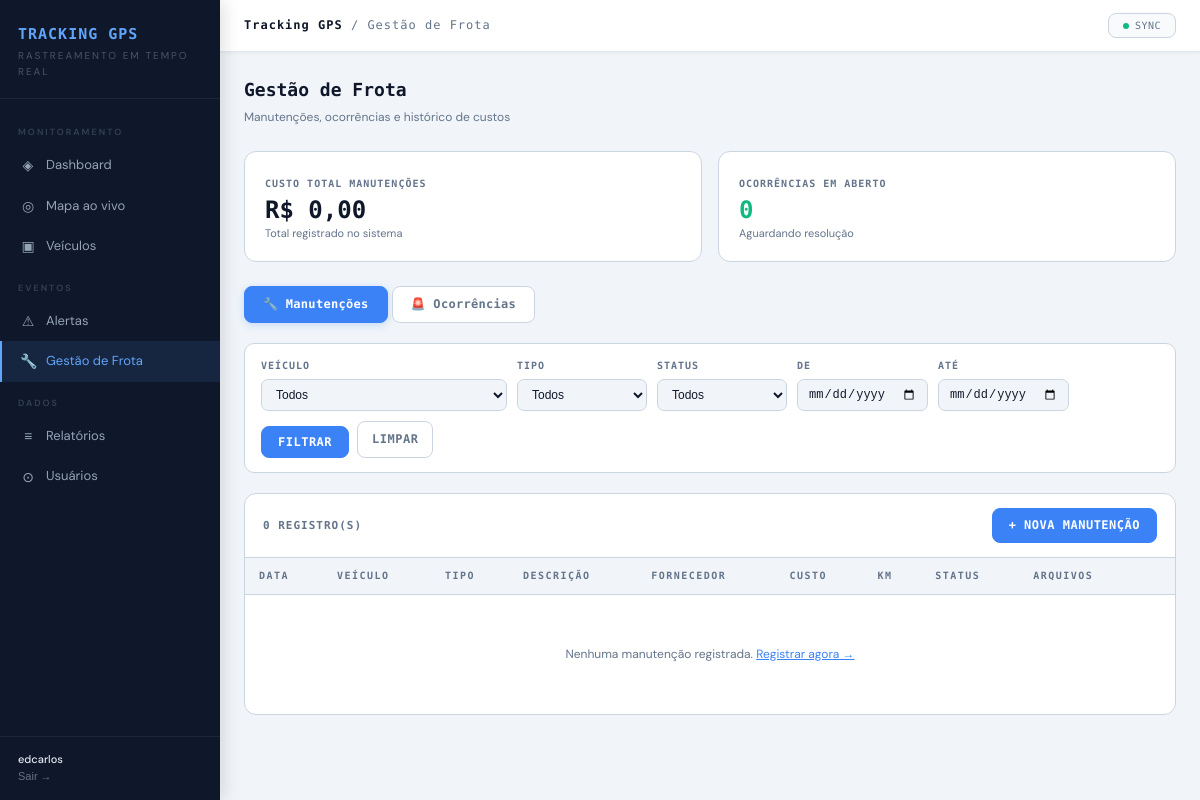
Page /frota/ (signed in) on the earlier database version.
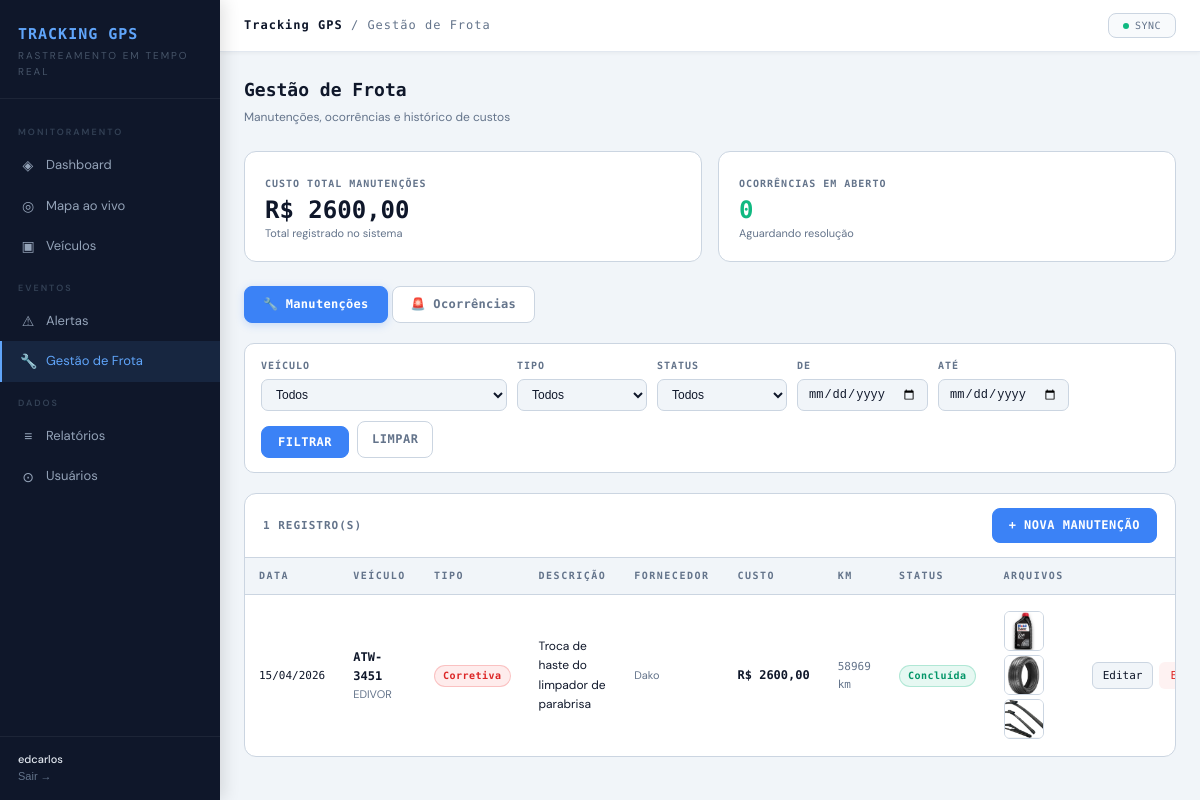
Same page on the later database version.
### core/models.py (models this page shows, shortened)
class Manutencao(models.Model):
    TIPO_CHOICES = [
        ('preventiva', 'Preventiva'),
        ('corretiva',  'Corretiva'),
        ('revisao',    'Revisão'),
        ('pneu',       'Pneu / Borracharia'),
        ('funilaria',  'Funilaria / Pintura'),
        ('eletrica',   'Elétrica'),
        ('outros',     'Outros'),
    ]
    STATUS_CHOICES = [
        ('agendada',      'Agendada'),
        ('em_andamento',  'Em andamento'),
        ('concluida',     'Concluída'),
    ]
    vehicle          = models.ForeignKey(Vehicle, on_delete=models.CASCADE, related_name='manutencoes')
    tipo             = models.CharField(max_length=20, choices=TIPO_CHOICES, default='preventiva')
    descricao        = models.CharField(max_length=200)
    data_manutencao  = models.DateField()
    custo            = models.DecimalField(max_digits=10, decimal_places=2, null=True, blank=True)
    km_na_manutencao = models.IntegerField(null=True, blank=True)
    fornecedor       = models.CharField(max_length=100, blank=True)
    status           = models.CharField(max_length=15, choices=STATUS_CHOICES, default='concluida')
    observacoes      = models.TextField(blank=True)
    criado_em        = models.DateTimeField(auto_now_add=True)
    atualizado_em    = models.DateTimeField(auto_now=True)
    class Meta:
        verbose_name = 'Manutenção'
        verbose_name_plural = 'Manutenções'
        ordering = ['-data_manutencao']

class Vehicle(models.Model):
    api_id          = models.CharField(max_length=20, unique=True, verbose_name="ID API")
    api_client_id   = models.CharField(max_length=20, blank=True)
    placa           = models.CharField(max_length=20, blank=True, verbose_name="Placa")
    tag             = models.CharField(max_length=50, blank=True, verbose_name="Tag")
    descricao       = models.CharField(max_length=200, blank=True, verbose_name="Descrição")
    chassi          = models.CharField(max_length=50, blank=True)
    ano             = models.CharField(max_length=10, blank=True)
    cor             = models.CharField(max_length=50, blank=True)
    tipo            = models.CharField(max_length=10, blank=True)
    fabricante      = models.CharField(max_length=10, blank=True)
    modelo          = models.CharField(max_length=100, blank=True)
    combustivel     = models.CharField(max_length=10, blank=True)
    consumo         = models.CharField(max_length=20, blank=True)
    velocidade_limite = models.CharField(max_length=20, blank=True)
    odometro        = models.CharField(max_length=20, blank=True)
    equipamento     = models.CharField(max_length=100, blank=True, null=True)
    latitude        = models.FloatField(null=True, blank=True)
    longitude       = models.FloatField(null=True, blank=True)
    velocidade_atual = models.FloatField(null=True, blank=True)
    ignicao         = models.BooleanField(null=True, blank=True)
    direcao         = models.FloatField(null=True, blank=True, verbose_name="Direção (graus)")
    ultima_posicao  = models.DateTimeField(null=True, blank=True)
    foto            = models.ImageField(upload_to='veiculos/', null=True, blank=True, verbose_name="Foto")
    km_base         = models.FloatField(null=True, blank=True, verbose_name="KM Base (odômetro manual)")
    km_percorrido_hoje = models.FloatField(default=0.0, verbose_name="KM percorrido hoje")
    km_dia_data     = models.DateField(null=True, blank=True, verbose_name="Data referência km diário")
    ativo           = models.BooleanField(default=True)
    criado_em       = models.DateTimeField(auto_now_add=True)
    atualizado_em   = models.DateTimeField(auto_now=True)
    class Meta:
        verbose_name = "Veículo"
        verbose_name_plural = "Veículos"
        ordering = ['placa']

class ManutencaoArquivo(models.Model):
    manutencao    = models.ForeignKey(Manutencao, on_delete=models.CASCADE, related_name='arquivos')
    arquivo       = models.FileField(upload_to='manutencoes/')
    nome_original = models.CharField(max_length=255, blank=True)
    criado_em     = models.DateTimeField(auto_now_add=True)
    class Meta:
        verbose_name = 'Arquivo de Manutenção'
        ordering = ['criado_em']
    @property
    def extensao(self):
        name = self.nome_original or self.arquivo.name
        return name.rsplit('.', 1)[-1].lower() if '.' in name else ''
    @property
    def eh_imagem(self):
        return self.extensao in ('jpg', 'jpeg', 'png', 'webp', 'gif')

### core/views.py (the view)
# urls.py: path('frota/',                              views.frota,                      name='frota'),
@login_required
def frota(request):
    aba = request.GET.get('aba', 'manutencao')
    veiculos = Vehicle.objects.filter(ativo=True).order_by('placa')
    veiculo_id = request.GET.get('veiculo', '')
    data_ini   = request.GET.get('data_ini', '')
    data_fim   = request.GET.get('data_fim', '')
    from datetime import datetime as _dt
    def parse_date(s, end=False):
        try:
            d = _dt.strptime(s.strip(), '%Y-%m-%d')
            if end: d = d.replace(hour=23, minute=59, second=59)
            return timezone.make_aware(d)
        except Exception:
            return None
    dt_ini = parse_date(data_ini)
    dt_fim = parse_date(data_fim, end=True)
    man_qs = Manutencao.objects.select_related('vehicle').prefetch_related('arquivos')
    if veiculo_id: man_qs = man_qs.filter(vehicle_id=veiculo_id)
    tipo_man = request.GET.get('tipo_man', '')
    status_man = request.GET.get('status_man', '')
    if tipo_man:   man_qs = man_qs.filter(tipo=tipo_man)
    if status_man: man_qs = man_qs.filter(status=status_man)
    if dt_ini: man_qs = man_qs.filter(data_manutencao__gte=dt_ini.date())
    if dt_fim: man_qs = man_qs.filter(data_manutencao__lte=dt_fim.date())
    manutencoes = man_qs[:100]
    oco_qs = Ocorrencia.objects.select_related('vehicle').prefetch_related('arquivos')
    if veiculo_id: oco_qs = oco_qs.filter(vehicle_id=veiculo_id)
    tipo_oco = request.GET.get('tipo_oco', '')
    status_oco = request.GET.get('status_oco', '')
    gravidade_oco = request.GET.get('gravidade_oco', '')
    if tipo_oco:     oco_qs = oco_qs.filter(tipo=tipo_oco)
    if status_oco:   oco_qs = oco_qs.filter(status=status_oco)
    if gravidade_oco: oco_qs = oco_qs.filter(gravidade=gravidade_oco)
    if dt_ini: oco_qs = oco_qs.filter(data_ocorrencia__gte=dt_ini.date())
    if dt_fim: oco_qs = oco_qs.filter(data_ocorrencia__lte=dt_fim.date())
    ocorrencias = oco_qs[:100]
    from django.db.models import Sum, Count
    total_custo_man = Manutencao.objects.aggregate(t=Sum('custo'))['t'] or 0
    total_ocorrencias_abertas = Ocorrencia.objects.filter(status='aberta').count()
    return render(request, 'core/frota.html', {
        'aba': aba, 'veiculos': veiculos,
        'veiculo_id': veiculo_id, 'data_ini': data_ini, 'data_fim': data_fim,
        'manutencoes': manutencoes, 'tipo_man': tipo_man, 'status_man': status_man,
        'ocorrencias': ocorrencias, 'tipo_oco': tipo_oco, 'status_oco': status_oco, 'gravidade_oco': gravidade_oco,
        'total_custo_man': total_custo_man,
        'total_ocorrencias_abertas': total_ocorrencias_abertas,
    })

### core/templates/core/frota.html (shortened to what this page needs)
{% extends 'core/base.html' %}
{% block topbar_title %}<span>Tracking GPS</span> / Gestão de Frota{% endblock %}
{% block content %}
<div class="page-header">
  <div>
    <div class="page-title">Gestão de Frota</div>
    <div class="page-sub">Manutenções, ocorrências e histórico de custos</div>
  </div>
</div>
<div class="kpi-row">
  <div class="kpi-box">
    <div class="kpi-label">Custo total manutenções</div>
    <div class="kpi-value">R$ {{ total_custo_man|floatformat:2 }}</div>
    <div class="kpi-sub">Total registrado no sistema</div>
  </div>
  <div class="kpi-box">
    <div class="kpi-label">Ocorrências em aberto</div>
    <div class="kpi-value" style="color:{% if total_ocorrencias_abertas > 0 %}var(--red){% else %}var(--green){% endif %}">{{ total_ocorrencias_abertas }}</div>
    <div class="kpi-sub">Aguardando resolução</div>
  </div>
</div>
<div class="tabs">
  <a href="?aba=manutencao"  class="tab-btn {% if aba == 'manutencao'  %}active{% endif %}">🔧 Manutenções</a>
  <a href="?aba=ocorrencias" class="tab-btn {% if aba == 'ocorrencias' %}active{% endif %}">🚨 Ocorrências</a>
</div>
{% if aba == 'manutencao' %}
<form method="get">
  <div class="filter-bar">
    <div class="filter-group">
      <span class="filter-label">Veículo</span>
      <select name="veiculo">
        <option value="">Todos</option>
      </select>
    </div>
    <div class="filter-group">
      <span class="filter-label">Tipo</span>
      <select name="tipo_man">
        <option value="">Todos</option>
      </select>
    </div>
    <div class="filter-group">
      <span class="filter-label">Status</span>
      <select name="status_man">
        <option value="">Todos</option>
      </select>
    </div>
    <div class="filter-group">
      <span class="filter-label">De</span>
      <input type="date" name="data_ini" value="{{ data_ini }}">
    </div>
    <div class="filter-group">
      <span class="filter-label">Até</span>
      <input type="date" name="data_fim" value="{{ data_fim }}">
    </div>
    <div class="filter-actions">
      <button type="submit" class="btn btn-primary" style="font-size:12px;padding:8px 16px;">Filtrar</button>
      <a href="?aba=manutencao" class="btn btn-ghost" style="font-size:12px;padding:8px 14px;">Limpar</a>
    </div>
  </div>
</form>
<div class="table-card">
  <div class="table-head">
    <span class="table-title">{{ manutencoes|length }} registro(s)</span>
    <a href="{% url 'manutencao_criar' %}" class="btn btn-primary" style="font-size:12px;padding:7px 16px;">+ Nova manutenção</a>
  </div>
  <table>
    <thead>
      <tr>
        <th>Data</th><th>Veículo</th><th>Tipo</th><th>Descrição</th>
        <th>Fornecedor</th><th>Custo</th><th>KM</th><th>Status</th><th>Arquivos</th><th></th>
      </tr>
    </thead>
    <tbody>
      {% for m in manutencoes %}
      <tr>
        <td class="mono" style="font-size:11px;white-space:nowrap">{{ m.data_manutencao|date:"d/m/Y" }}</td>
        <td>
          <div style="font-weight:600;font-family:var(--mono)">{{ m.vehicle.placa }}</div>
          <div style="font-size:11px;color:var(--muted)">{{ m.vehicle.descricao|truncatechars:20 }}</div>
        </td>
        <td>
          {% if m.tipo == 'preventiva' %}<span class="badge badge-green">Preventiva</span>
          {% elif m.tipo == 'corretiva' %}<span class="badge badge-red">Corretiva</span>
          {% elif m.tipo == 'revisao' %}<span class="badge badge-blue">Revisão</span>
          {% elif m.tipo == 'funilaria' %}<span class="badge badge-purple">Funilaria</span>
          {% else %}<span class="badge badge-gray">{{ m.get_tipo_display }}</span>{% endif %}
        </td>
        <td style="max-width:200px">{{ m.descricao }}</td>
        <td style="color:var(--muted);font-size:11px">{{ m.fornecedor|default:"—" }}</td>
        <td class="mono" style="font-weight:600;white-space:nowrap">
          {% if m.custo %}R$ {{ m.custo|floatformat:2 }}{% else %}<span style="color:var(--muted)">—</span>{% endif %}
        </td>
        <td class="mono" style="font-size:11px;color:var(--muted)">
          {% if m.km_na_manutencao %}{{ m.km_na_manutencao|floatformat:0 }} km{% else %}—{% endif %}
        </td>
        <td>
          {% if m.status == 'concluida' %}<span class="badge badge-green">Concluída</span>
          {% elif m.status == 'em_andamento' %}<span class="badge badge-yellow">Em andamento</span>
          {% else %}<span class="badge badge-gray">Agendada</span>{% endif %}
        </td>
        <td>
          {% if m.arquivos.all %}
            <div class="foto-mini-row">
              {% for arq in m.arquivos.all %}
                {% if arq.eh_imagem %}
                <img src="{{ arq.arquivo.url }}" class="foto-mini"
                     onclick="abrirLightbox('{{ arq.arquivo.url }}')"
                     title="{{ arq.nome_original }}">
                {% endif %}
              {% endfor %}
            </div>
          {% else %}<span style="color:var(--muted);font-size:11px">—</span>{% endif %}
        </td>
        <td>
          <div class="action-btns">
            <a href="{% url 'manutencao_editar' m.pk %}" class="btn-sm">Editar</a>
            <button class="btn-sm btn-sm-del" onclick="confirmarDel('{% url 'manutencao_deletar' m.pk %}','manutenção de {{ m.vehicle.placa }}')">Excluir</button>
          </div>
        </td>
      </tr>
      {% empty %}
      <tr><td colspan="10" class="empty-td">Nenhuma manutenção registrada. <a href="{% url 'manutencao_criar' %}" style="color:var(--accent)">Registrar agora →</a></td></tr>
      {% endfor %}
    </tbody>
  </table>
</div>
{% endif %}
{% endblock %}

### core/templates/core/base.html (shortened to what this page needs)
<!DOCTYPE html>
<html lang="pt-BR">
<head>
</head>
<body>
<nav class="sidebar">
  <div class="sidebar-logo">
    <div class="brand">TRACKING GPS</div>
    <div class="tagline">Rastreamento em Tempo Real</div>
  </div>
  <div class="sidebar-nav">
    <div class="nav-label">Monitoramento</div>
    <a href="{% url 'dashboard' %}" class="nav-link {% if request.resolver_match.url_name == 'dashboard' %}active{% endif %}">
      <span class="nav-icon">◈</span> Dashboard
    </a>
    <a href="{% url 'mapa' %}" class="nav-link {% if request.resolver_match.url_name == 'mapa' %}active{% endif %}">
      <span class="nav-icon">◎</span> Mapa ao vivo
    </a>
    <a href="{% url 'veiculos' %}" class="nav-link {% if request.resolver_match.url_name == 'veiculos' %}active{% endif %}">
      <span class="nav-icon">▣</span> Veículos
    </a>
    <div class="nav-label">Eventos</div>
    <a href="{% url 'alertas' %}" class="nav-link {% if request.resolver_match.url_name == 'alertas' %}active{% endif %}">
      <span class="nav-icon">⚠</span> Alertas
    </a>
    <a href="{% url 'frota' %}" class="nav-link {% if request.resolver_match.url_name in 'frota,manutencao_criar,manutencao_editar,ocorrencia_criar,ocorrencia_editar' %}active{% endif %}">
      <span class="nav-icon">🔧</span> Gestão de Frota
    </a>
    <div class="nav-label">Dados</div>
    <a href="{% url 'relatorios' %}" class="nav-link {% if request.resolver_match.url_name == 'relatorios' %}active{% endif %}">
      <span class="nav-icon">≡</span> Relatórios
    </a>
    {% if request.user.is_staff or request.user.is_superuser %}
    <a href="{% url 'usuarios' %}" class="nav-link {% if request.resolver_match.url_name in 'usuarios,usuario_criar,usuario_editar' %}active{% endif %}">
      <span class="nav-icon">⊙</span> Usuários
    </a>
    {% endif %}
  </div>
  <div class="sidebar-footer">
    <div class="user">{{ request.user.get_full_name|default:request.user.username }}</div>
    <form method="post" action="{% url 'logout' %}" style="margin:0">
      <button type="submit" style="background:none;border:none;cursor:pointer;color:var(--muted);font-size:11px;padding:0;">Sair →</button>
    </form>
  </div>
</nav>
<div class="topbar">
  <div class="topbar-title">
    {% block topbar_title %}{% endblock %}
  </div>
  <div class="topbar-actions">
    <button class="sync-btn" onclick="syncAgora()" id="sync-btn">
      <span class="sync-dot" id="sync-dot"></span>
      <span id="sync-txt">SYNC</span>
    </button>
  </div>
</div>
<main class="main">
  <div class="content">
    {% block content %}{% endblock %}
  </div>
</main>
</body>
</html>

Differences in the rows shown:
added Manutencao: data_manutencao "15/04/2026", vehicle.placa "ATW-3451", vehicle.descricao "EDIVOR", tipo "Corretiva", descricao "Troca de haste do limpador de parabrisa", fornecedor "Dako", custo "2600,00", km_na_manutencao "58969", status "Concluída"
added ManutencaoArquivo: arquivo (picture)
added ManutencaoArquivo: arquivo (picture)
added ManutencaoArquivo: arquivo (picture)
Other differences:
{{ total_custo_man|floatformat:2 }}: "0,00" → "2600,00"
{{ manutencoes|length }}: "0" → "1"
text no longer shown: "Nenhuma manutenção registrada. Registrar agora →"
